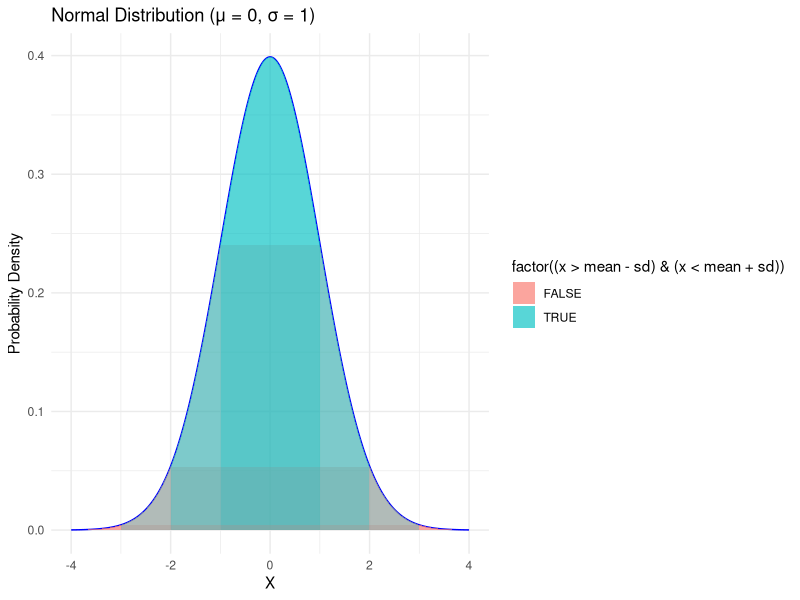

The R source for this figure:
## ---- chunk 1
# Load required libraries
library(ggplot2)

# Define the mean and standard deviation
mean <- 0
sd <- 1

# Generate a sequence of x values
x <- seq(-4, 4, length.out = 1000)

# Calculate the probability density function for the x values
pdf <- dnorm(x, mean = mean, sd = sd)

# Create the plot
ggplot() +
  geom_line(aes(x, pdf), color = "blue") +
  geom_ribbon(aes(x = x, ymin = 0, ymax = pdf, fill = factor((x > mean - sd) & (x < mean + sd))), alpha = 0.3) +
  geom_ribbon(aes(x = x, ymin = 0, ymax = pdf, fill = factor((x > mean - 2*sd) & (x < mean + 2*sd))), alpha = 0.3) +
  geom_ribbon(aes(x = x, ymin = 0, ymax = pdf, fill = factor((x > mean - 3*sd) & (x < mean + 3*sd))), alpha = 0.3) +
  xlab("X") +
  ylab("Probability Density") +
  ggtitle("Normal Distribution (μ = 0, σ = 1)") +
  theme_minimal()
